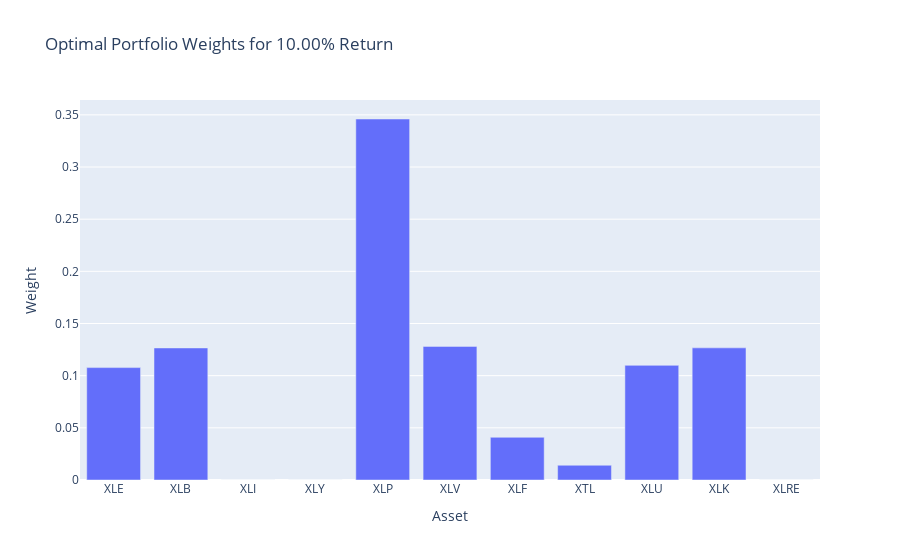

The notebook cell this image was saved under:
### Code cell
# Use an optimization algorithm to find the optimal portfolio weights, maximizing
# the Sharpe ratio for a given target return
from scipy.optimize import minimize

def sharpe_weights(df, percent):
    mu = np.exp(percent)-1
    R = df.mean()*252
    S = df.cov()*252

    # Define the objective function (negative portfolio return)
    def objective(weights):
        portfolio_return =  np.dot(R.T, weights)
        portfolio_risk = np.sqrt(np.dot(np.dot(weights.T, S), weights))
        return -(portfolio_return)/portfolio_risk

    # Define the constraints
    constraints = (
        {"type": "eq", "fun": lambda weights: np.sum(weights) - 1},  # The sum of the weights is 1
        {'type':'eq','fun': lambda weights: np.dot(R.T,weights) - mu} # The return is equal to the expected return
    )
    bounds = [(0, 1) for _ in range(len(R))]  # Each weight is between 0 and 1

    # Initial guess for the weights (equal distribution)
    init_guess = np.repeat(1/len(R), len(R))

    # Use scipy.optimize.minimize to solve the problem
    result = minimize(objective, init_guess, method="SLSQP", bounds=bounds, constraints=constraints)

    return result.x


def weight_chart(df, percent):
    weights = sharpe_weights(df, percent)
    assets = df.columns

    df_weights = pd.DataFrame({"Asset": assets, "Weight": weights})
    fig = px.bar(df_weights, x="Asset", y="Weight", title=f"Optimal Portfolio Weights for {percent:.2%} Return")
    return fig  

weight_chart(new_df(30), 0.1)

### Figure 1 — Plotly figure (JSON) as saved in the notebook; plotly's stock layout.template omitted (floating-point values rounded to 4 significant figures)
{"data": [{"alignmentgroup": "True", "hovertemplate": "Asset=%{x}<br>Weight=%{y}<extra></extra>", "legendgroup": "", "marker": {"color": "#636efa", "pattern": {"shape": ""}}, "name": "", "offsetgroup": "", "orientation": "v", "showlegend": false, "textposition": "auto", "type": "bar", "x": ["XLE", "XLB", "XLI", "XLY", "XLP", "XLV", "XLF", "XTL", "XLU", "XLK", "XLRE"], "xaxis": "x", "y": [0.1077, 0.1266, 5.066e-16, 1.327e-16, 0.346, 0.1281, 0.04092, 0.01414, 0.1099, 0.1266, 0], "yaxis": "y"}], "layout": {"barmode": "relative", "legend": {"tracegroupgap": 0}, "title": {"text": "Optimal Portfolio Weights for 10.00% Return"}, "xaxis": {"anchor": "y", "domain": [0, 1], "title": {"text": "Asset"}}, "yaxis": {"anchor": "x", "domain": [0, 1], "title": {"text": "Weight"}}}}
